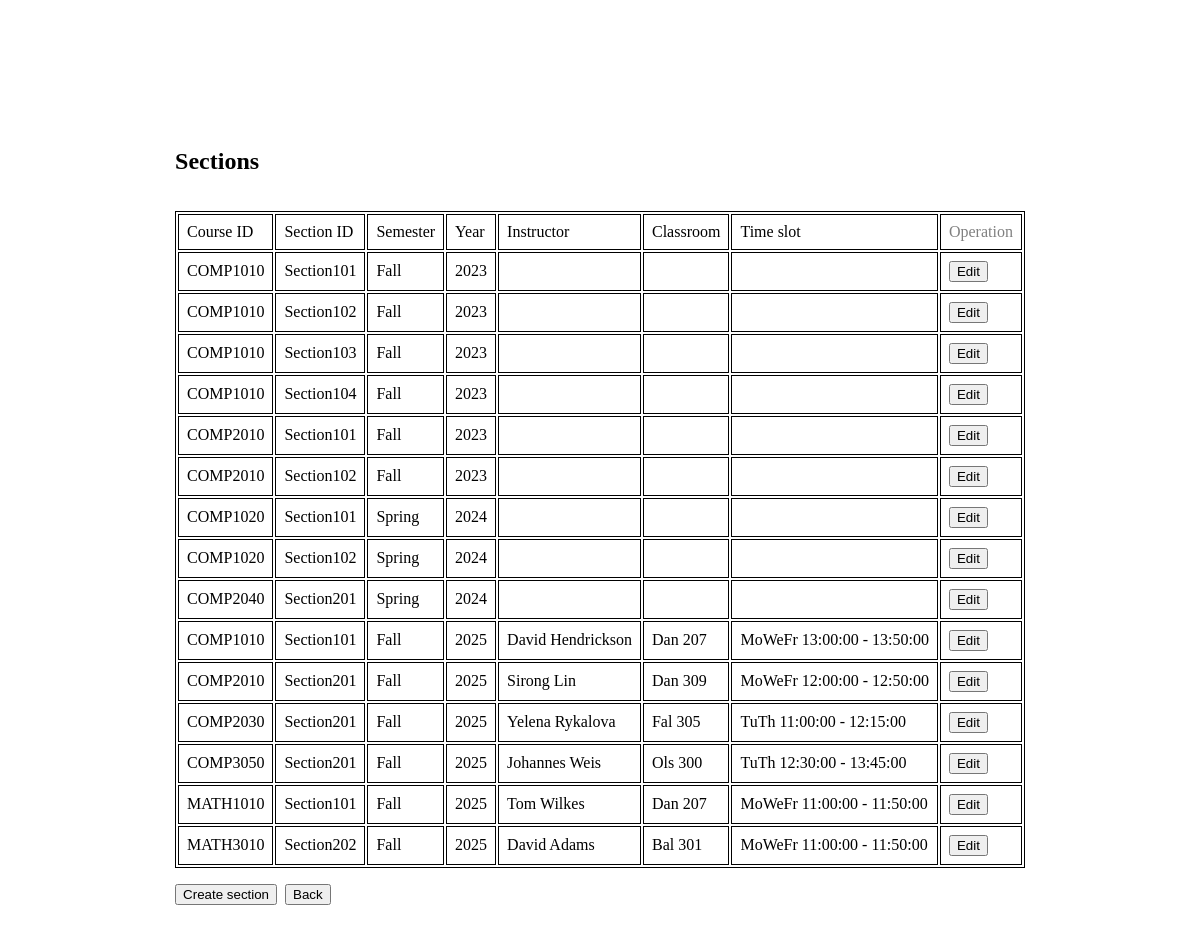
The app's page /src/section.php, older data.
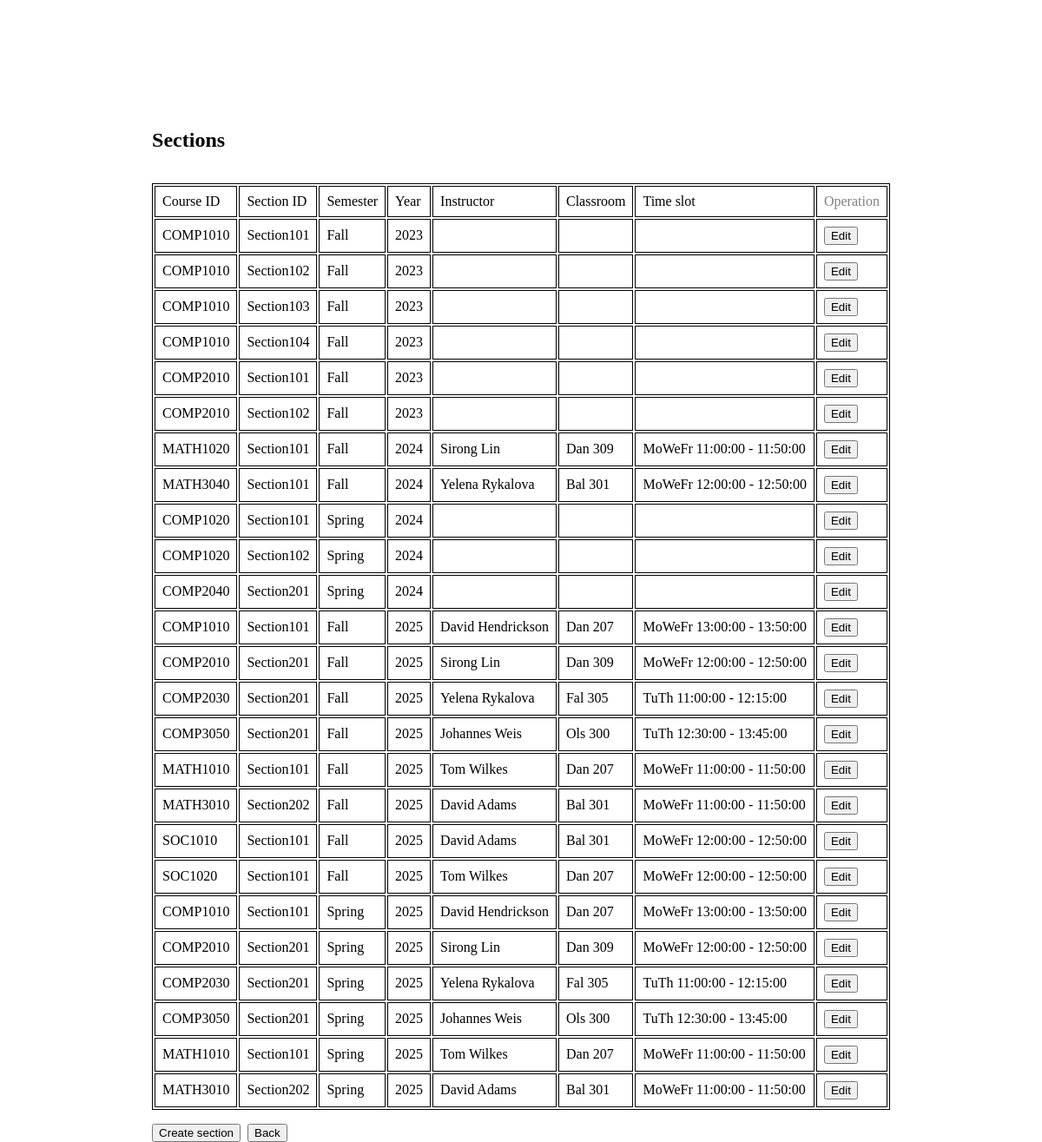
The same page, newer data.
### tables this page shows
create table section
(
    course_id     varchar(20),
    section_id    varchar(10),
    semester      varchar(6)
        check (semester in ('Fall', 'Winter', 'Spring', 'Summer')),
    year          numeric(4, 0) check (year > 1990 and year < 2100),
    instructor_id varchar(10),
    classroom_id  varchar(8),
    time_slot_id  varchar(8),
    primary key (course_id, section_id, semester, year),
    foreign key (course_id) references course (course_id)
        on delete cascade,
    foreign key (instructor_id) references instructor (instructor_id)
        on delete set null,
    foreign key (time_slot_id) references time_slot (time_slot_id)
        on delete set null
);

create table instructor
(
    instructor_id   varchar(10),
    instructor_name varchar(50) not null,
    title           varchar(30),
    dept_name       varchar(100),
    email           varchar(50) not null,
    primary key (instructor_id)
);

create table classroom
(
    classroom_id varchar(8),
    building     varchar(15) not null,
    room_number  varchar(7)  not null,
    capacity     numeric(4, 0),
    primary key (classroom_id)
);

create table time_slot
(
    time_slot_id varchar(8),
    day          varchar(10) not null,
    start_time   time        not null,
    end_time     time        not null,
    primary key (time_slot_id)
);

### src/common/pdo.php (called while the page is built, shortened)
<?php
function pdo_connect(): PDO
{
    $config = require __DIR__ . '/config.php';
    $database_config = $config['database'];
    $host = $database_config['host'];
    $dbname = $database_config['dbname'];
    $username = $database_config['username'];
    $password = $database_config['password'];
    return new PDO(
        "mysql:host=$host;dbname=$dbname;charset=utf8mb4",
        $username,
        $password,
        [
            PDO::ATTR_ERRMODE => PDO::ERRMODE_EXCEPTION,
            PDO::ATTR_DEFAULT_FETCH_MODE => PDO::FETCH_ASSOC,
            PDO::ATTR_EMULATE_PREPARES => false
        ]
    );
}
function pdo_instance(bool $original = false): PDO|null
{
    static $pdo;
    if ($original) {
        return $pdo;
    }
    if (!$pdo) {
        $pdo = pdo_connect();
    }
    return $pdo;
}
function execute(PDOStatement $stmt, array $params = []): bool
{
    return $stmt->execute();
}

### src/service/section.php (called while the page is built, shortened)
<?php
require_once __DIR__ . '/../minimal.php';
function get_all_sections(): array
{
    $stmt = pdo_instance()->prepare(
        "
            SELECT * FROM section
            LEFT JOIN instructor ON section.instructor_id = instructor.instructor_id
            LEFT JOIN time_slot ON section.time_slot_id = time_slot.time_slot_id
            LEFT JOIN classroom ON section.classroom_id = classroom.classroom_id
        "
    );
    execute($stmt);
    return $stmt->fetchAll();
}

### src/minimal.php (called while the page is built, shortened)
<?php
require_once __DIR__ . '/common/pdo.php';
function build_url(string $url, array $params = []): string
{
    $query_string = $params ? '?' . http_build_query($params, '', '&') : '';
    return $url . $query_string;
}

### src/service/classroom.php (called while the page is built, shortened)
<?php
require_once __DIR__ . '/../minimal.php';
function classroom_to_string(array $classroom): string
{
    return $classroom['building'] . ' ' . $classroom['room_number'];
}

### src/service/time_slot.php (called while the page is built, shortened)
<?php
function time_slot_to_string(array $time_slot): string
{
    return $time_slot['time_slot_id'] === null
        ? ''
        : $time_slot['day'] . ' ' . $time_slot['start_time'] . ' - ' . $time_slot['end_time'];
}

### src/section.php (the view, shortened to what this page needs)
<?php
require_once 'minimal.php';
$sections = get_all_sections();
usort(
    $sections,
    fn ($a, $b) => [$a['year'], $a['semester']] <=> [$b['year'], $b['semester']]
);
function get_edit_section_url(array $section): string
{
    return build_url(Page::EDIT_SECTION, [
        'course_id' => $section['course_id'],
        'section_id' => $section['section_id'],
        'semester' => $section['semester'],
        'year' => $section['year'],
    ]);
}
?>
<html lang="en">
<head>
</head>
<body style="height: 100%;">
<div style="display: flex; justify-content: center; margin-top: 16vh;">
  <div style="display: flex; flex-direction: column; gap: 1rem;">
    <h2>Sections</h2>
    <table style="width:100%;">
      <tr>
        <td>Course ID</td>
        <td>Section ID</td>
        <td>Semester</td>
        <td>Year</td>
        <td>Instructor</td>
        <td>Classroom</td>
        <td>Time slot</td>
        <td style="color: grey;">Operation</td>
      </tr>
        <?php foreach ($sections as $section): ?>
          <tr>
            <td><?= $section['course_id'] ?></td>
            <td><?= $section['section_id'] ?></td>
            <td><?= $section['semester'] ?></td>
            <td><?= $section['year'] ?></td>
            <td><?= $section['instructor_name'] ?></td>
            <td><?= classroom_to_string($section) ?></td>
            <td><?= time_slot_to_string($section) ?></td>
            <td>
              <a href="<?= get_edit_section_url($section) ?>">
                <button>Edit</button>
              </a>
            </td>
          </tr>
        <?php endforeach; ?>
    </table>
    <div style="display: flex; gap: 0.5rem;">
      <a href="<?= Page::CREATE_SECTION ?>">
        <button>Create section</button>
      </a>
      <a href="<?= Page::ADMIN ?>">
        <button type="button">Back</button>
      </a>
    </div>
  </div>
</div>
</body>
</html>

### src/section.php (style rules this page uses)
table, th, td { border: 1px solid black; }
th, td { padding: 0.5rem; }

Row changes from the older to the newer data that the page shows:
added section: course "MATH1020", section "Section101", semester "Fall", year "2024", instructor.instructor_name "Sirong Lin", classroom.room_number "Dan 309", time_slot.end_time "MoWeFr 11:00:00 - 11:50:00"
added section: course "MATH3040", section "Section101", semester "Fall", year "2024", instructor.instructor_name "Yelena Rykalova", classroom.room_number "Bal 301", time_slot.end_time "MoWeFr 12:00:00 - 12:50:00"
added section: course "SOC1010", section "Section101", semester "Fall", year "2025", instructor.instructor_name "David Adams", classroom.room_number "Bal 301", time_slot.end_time "MoWeFr 12:00:00 - 12:50:00"
added section: course "SOC1020", section "Section101", semester "Fall", year "2025", instructor.instructor_name "Tom Wilkes", classroom.room_number "Dan 207", time_slot.end_time "MoWeFr 12:00:00 - 12:50:00"
added section: course "COMP1010", section "Section101", semester "Spring", year "2025", instructor.instructor_name "David Hendrickson", classroom.room_number "Dan 207", time_slot.end_time "MoWeFr 13:00:00 - 13:50:00"
added section: course "COMP2010", section "Section201", semester "Spring", year "2025", instructor.instructor_name "Sirong Lin", classroom.room_number "Dan 309", time_slot.end_time "MoWeFr 12:00:00 - 12:50:00"
added section: course "COMP2030", section "Section201", semester "Spring", year "2025", instructor.instructor_name "Yelena Rykalova", classroom.room_number "Fal 305", time_slot.end_time "TuTh 11:00:00 - 12:15:00"
added section: course "COMP3050", section "Section201", semester "Spring", year "2025", instructor.instructor_name "Johannes Weis", classroom.room_number "Ols 300", time_slot.end_time "TuTh 12:30:00 - 13:45:00"
added section: course "MATH1010", section "Section101", semester "Spring", year "2025", instructor.instructor_name "Tom Wilkes", classroom.room_number "Dan 207", time_slot.end_time "MoWeFr 11:00:00 - 11:50:00"
added section: course "MATH3010", section "Section202", semester "Spring", year "2025", instructor.instructor_name "David Adams", classroom.room_number "Bal 301", time_slot.end_time "MoWeFr 11:00:00 - 11:50:00"
